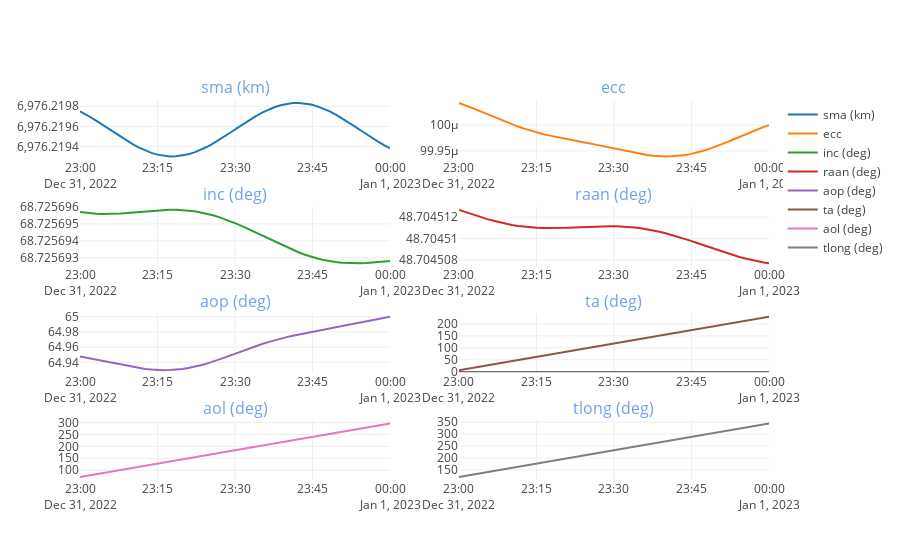

Here is the notebook cell this chart was saved with:
### Code cell
from nyx_space.plots.traj import plot_orbit_elements


plot_orbit_elements(pd.read_parquet(traj_files[0]), title='')
